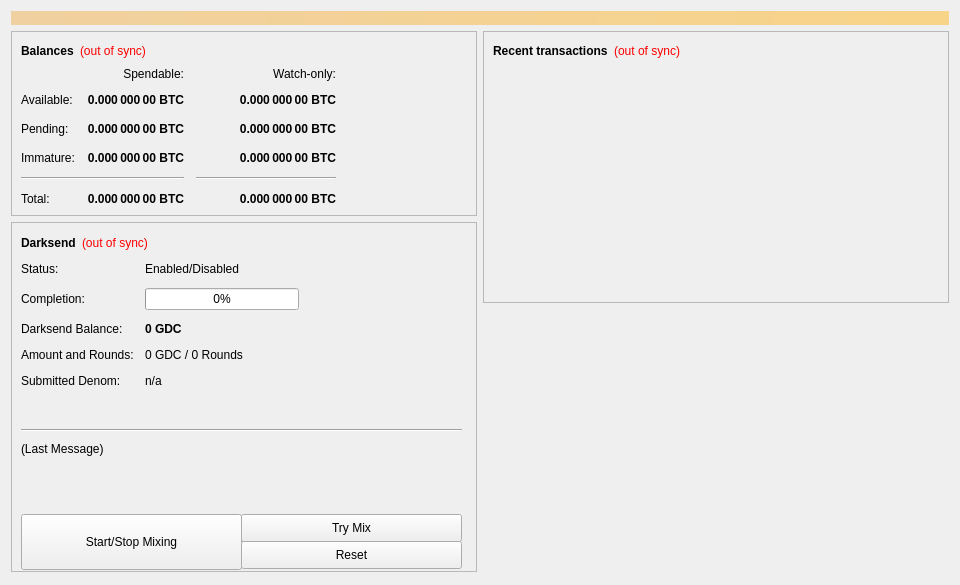
<?xml version="1.0" encoding="UTF-8"?>
<ui version="4.0">
 <class>OverviewPage</class>
 <widget class="QWidget" name="OverviewPage">
  <property name="geometry">
   <rect>
    <x>0</x>
    <y>0</y>
    <width>960</width>
    <height>585</height>
   </rect>
  </property>
  <property name="minimumSize">
   <size>
    <width>960</width>
    <height>0</height>
   </size>
  </property>
  <property name="windowTitle">
   <string>Form</string>
  </property>
  <layout class="QVBoxLayout" name="topLayout">
   <item>
    <widget class="QLabel" name="labelAlerts">
     <property name="visible">
      <bool>false</bool>
     </property>
     <property name="styleSheet">
      <string notr="true">background-color: qlineargradient(x1: 0, y1: 0, x2: 1, y2: 0, stop:0 #F0D0A0, stop:1 #F8D488); color:#000000;</string>
     </property>
     <property name="wordWrap">
      <bool>true</bool>
     </property>
     <property name="margin">
      <number>3</number>
     </property>
    </widget>
   </item>
   <item>
    <layout class="QHBoxLayout" name="horizontalLayout" stretch="1,1">
     <item>
      <layout class="QVBoxLayout" name="verticalLayout_2">
       <item>
        <widget class="QFrame" name="frame">
         <property name="frameShape">
          <enum>QFrame::StyledPanel</enum>
         </property>
         <property name="frameShadow">
          <enum>QFrame::Raised</enum>
         </property>
         <layout class="QVBoxLayout" name="verticalLayout_4">
          <item>
           <layout class="QHBoxLayout" name="horizontalLayout_4">
            <item>
             <widget class="QLabel" name="label_5">
              <property name="font">
               <font>
                <weight>75</weight>
                <bold>true</bold>
               </font>
              </property>
              <property name="text">
               <string>Balances</string>
              </property>
             </widget>
            </item>
            <item>
             <widget class="QLabel" name="labelWalletStatus">
              <property name="cursor">
               <cursorShape>WhatsThisCursor</cursorShape>
              </property>
              <property name="toolTip">
               <string>The displayed information may be out of date. Your wallet automatically synchronizes with the Gdc network after a connection is established, but this process has not completed yet.</string>
              </property>
              <property name="styleSheet">
               <string notr="true">QLabel { color: red; }</string>
              </property>
              <property name="text">
               <string notr="true">(out of sync)</string>
              </property>
              <property name="alignment">
               <set>Qt::AlignLeading|Qt::AlignLeft|Qt::AlignVCenter</set>
              </property>
             </widget>
            </item>
            <item>
             <spacer name="horizontalSpacer_3">
              <property name="orientation">
               <enum>Qt::Horizontal</enum>
              </property>
              <property name="sizeHint" stdset="0">
               <size>
                <width>40</width>
                <height>20</height>
               </size>
              </property>
             </spacer>
            </item>
           </layout>
          </item>
          <item>
           <layout class="QGridLayout" name="gridLayout">
            <property name="spacing">
             <number>12</number>
            </property>
            <item row="2" column="2">
             <widget class="QLabel" name="labelWatchPending">
              <property name="font">
               <font>
                <weight>75</weight>
                <bold>true</bold>
               </font>
              </property>
              <property name="cursor">
               <cursorShape>IBeamCursor</cursorShape>
              </property>
              <property name="toolTip">
               <string>Unconfirmed transactions to watch-only addresses</string>
              </property>
              <property name="text">
               <string notr="true">0.000 000 00 BTC</string>
              </property>
              <property name="alignment">
               <set>Qt::AlignRight|Qt::AlignTrailing|Qt::AlignVCenter</set>
              </property>
              <property name="textInteractionFlags">
               <set>Qt::LinksAccessibleByMouse|Qt::TextSelectableByKeyboard|Qt::TextSelectableByMouse</set>
              </property>
             </widget>
            </item>
            <item row="2" column="1">
             <widget class="QLabel" name="labelUnconfirmed">
              <property name="font">
               <font>
                <weight>75</weight>
                <bold>true</bold>
               </font>
              </property>
              <property name="cursor">
               <cursorShape>IBeamCursor</cursorShape>
              </property>
              <property name="toolTip">
               <string>Total of transactions that have yet to be confirmed, and do not yet count toward the spendable balance</string>
              </property>
              <property name="text">
               <string notr="true">0.000 000 00 BTC</string>
              </property>
              <property name="alignment">
               <set>Qt::AlignRight|Qt::AlignTrailing|Qt::AlignVCenter</set>
              </property>
              <property name="textInteractionFlags">
               <set>Qt::LinksAccessibleByMouse|Qt::TextSelectableByKeyboard|Qt::TextSelectableByMouse</set>
              </property>
             </widget>
            </item>
            <item row="3" column="2">
             <widget class="QLabel" name="labelWatchImmature">
              <property name="font">
               <font>
                <weight>75</weight>
                <bold>true</bold>
               </font>
              </property>
              <property name="cursor">
               <cursorShape>IBeamCursor</cursorShape>
              </property>
              <property name="toolTip">
               <string>Mined balance in watch-only addresses that has not yet matured</string>
              </property>
              <property name="text">
               <string notr="true">0.000 000 00 BTC</string>
              </property>
              <property name="alignment">
               <set>Qt::AlignRight|Qt::AlignTrailing|Qt::AlignVCenter</set>
              </property>
              <property name="textInteractionFlags">
               <set>Qt::LinksAccessibleByMouse|Qt::TextSelectableByKeyboard|Qt::TextSelectableByMouse</set>
              </property>
             </widget>
            </item>
            <item row="4" column="0" colspan="2">
             <widget class="Line" name="lineSpendableBalance">
              <property name="orientation">
               <enum>Qt::Horizontal</enum>
              </property>
             </widget>
            </item>
            <item row="4" column="2">
             <widget class="Line" name="lineWatchBalance">
              <property name="sizePolicy">
               <sizepolicy hsizetype="Preferred" vsizetype="Fixed">
                <horstretch>0</horstretch>
                <verstretch>0</verstretch>
               </sizepolicy>
              </property>
              <property name="minimumSize">
               <size>
                <width>140</width>
                <height>0</height>
               </size>
              </property>
              <property name="orientation">
               <enum>Qt::Horizontal</enum>
              </property>
             </widget>
            </item>
            <item row="5" column="0">
             <widget class="QLabel" name="labelTotalText">
              <property name="text">
               <string>Total:</string>
              </property>
             </widget>
            </item>
            <item row="3" column="1">
             <widget class="QLabel" name="labelImmature">
              <property name="font">
               <font>
                <weight>75</weight>
                <bold>true</bold>
               </font>
              </property>
              <property name="cursor">
               <cursorShape>IBeamCursor</cursorShape>
              </property>
              <property name="toolTip">
               <string>Mined balance that has not yet matured</string>
              </property>
              <property name="text">
               <string notr="true">0.000 000 00 BTC</string>
              </property>
              <property name="alignment">
               <set>Qt::AlignRight|Qt::AlignTrailing|Qt::AlignVCenter</set>
              </property>
              <property name="textInteractionFlags">
               <set>Qt::LinksAccessibleByMouse|Qt::TextSelectableByKeyboard|Qt::TextSelectableByMouse</set>
              </property>
             </widget>
            </item>
            <item row="2" column="3">
             <spacer name="horizontalSpacer_2">
              <property name="orientation">
               <enum>Qt::Horizontal</enum>
              </property>
              <property name="sizeHint" stdset="0">
               <size>
                <width>40</width>
                <height>20</height>
               </size>
              </property>
             </spacer>
            </item>
            <item row="3" column="0">
             <widget class="QLabel" name="labelImmatureText">
              <property name="text">
               <string>Immature:</string>
              </property>
             </widget>
            </item>
            <item row="5" column="1">
             <widget class="QLabel" name="labelTotal">
              <property name="font">
               <font>
                <weight>75</weight>
                <bold>true</bold>
               </font>
              </property>
              <property name="cursor">
               <cursorShape>IBeamCursor</cursorShape>
              </property>
              <property name="toolTip">
               <string>Your current total balance</string>
              </property>
              <property name="text">
               <string notr="true">0.000 000 00 BTC</string>
              </property>
              <property name="alignment">
               <set>Qt::AlignRight|Qt::AlignTrailing|Qt::AlignVCenter</set>
              </property>
              <property name="textInteractionFlags">
               <set>Qt::LinksAccessibleByMouse|Qt::TextSelectableByKeyboard|Qt::TextSelectableByMouse</set>
              </property>
             </widget>
            </item>
            <item row="5" column="2">
             <widget class="QLabel" name="labelWatchTotal">
              <property name="font">
               <font>
                <weight>75</weight>
                <bold>true</bold>
               </font>
              </property>
              <property name="cursor">
               <cursorShape>IBeamCursor</cursorShape>
              </property>
              <property name="toolTip">
               <string>Current total balance in watch-only addresses</string>
              </property>
              <property name="text">
               <string notr="true">0.000 000 00 BTC</string>
              </property>
              <property name="alignment">
               <set>Qt::AlignRight|Qt::AlignTrailing|Qt::AlignVCenter</set>
              </property>
              <property name="textInteractionFlags">
               <set>Qt::LinksAccessibleByMouse|Qt::TextSelectableByKeyboard|Qt::TextSelectableByMouse</set>
              </property>
             </widget>
            </item>
            <item row="0" column="2">
             <widget class="QLabel" name="labelWatchonly">
              <property name="text">
               <string>Watch-only:</string>
              </property>
              <property name="alignment">
               <set>Qt::AlignRight|Qt::AlignTrailing|Qt::AlignVCenter</set>
              </property>
             </widget>
            </item>
            <item row="1" column="0">
             <widget class="QLabel" name="labelBalanceText">
              <property name="text">
               <string>Available:</string>
              </property>
             </widget>
            </item>
            <item row="1" column="1">
             <widget class="QLabel" name="labelBalance">
              <property name="font">
               <font>
                <weight>75</weight>
                <bold>true</bold>
               </font>
              </property>
              <property name="cursor">
               <cursorShape>IBeamCursor</cursorShape>
              </property>
              <property name="toolTip">
               <string>Your current spendable balance</string>
              </property>
              <property name="text">
               <string notr="true">0.000 000 00 BTC</string>
              </property>
              <property name="alignment">
               <set>Qt::AlignRight|Qt::AlignTrailing|Qt::AlignVCenter</set>
              </property>
              <property name="textInteractionFlags">
               <set>Qt::LinksAccessibleByMouse|Qt::TextSelectableByKeyboard|Qt::TextSelectableByMouse</set>
              </property>
             </widget>
            </item>
            <item row="1" column="2">
             <widget class="QLabel" name="labelWatchAvailable">
              <property name="font">
               <font>
                <weight>75</weight>
                <bold>true</bold>
               </font>
              </property>
              <property name="cursor">
               <cursorShape>IBeamCursor</cursorShape>
              </property>
              <property name="toolTip">
               <string>Your current balance in watch-only addresses</string>
              </property>
              <property name="text">
               <string notr="true">0.000 000 00 BTC</string>
              </property>
              <property name="alignment">
               <set>Qt::AlignRight|Qt::AlignTrailing|Qt::AlignVCenter</set>
              </property>
              <property name="textInteractionFlags">
               <set>Qt::LinksAccessibleByMouse|Qt::TextSelectableByKeyboard|Qt::TextSelectableByMouse</set>
              </property>
             </widget>
            </item>
            <item row="2" column="0">
             <widget class="QLabel" name="labelPendingText">
              <property name="text">
               <string>Pending:</string>
              </property>
             </widget>
            </item>
            <item row="0" column="1">
             <widget class="QLabel" name="labelSpendable">
              <property name="text">
               <string>Spendable:</string>
              </property>
              <property name="alignment">
               <set>Qt::AlignRight|Qt::AlignTrailing|Qt::AlignVCenter</set>
              </property>
             </widget>
            </item>
           </layout>
          </item>
         </layout>
        </widget>
       </item>
       <item>
        <widget class="QFrame" name="frameDarksend">
         <property name="minimumSize">
          <size>
           <width>0</width>
           <height>350</height>
          </size>
         </property>
         <property name="layoutDirection">
          <enum>Qt::LeftToRight</enum>
         </property>
         <property name="frameShape">
          <enum>QFrame::StyledPanel</enum>
         </property>
         <property name="frameShadow">
          <enum>QFrame::Raised</enum>
         </property>
         <widget class="QWidget" name="formLayoutWidget">
          <property name="geometry">
           <rect>
            <x>10</x>
            <y>40</y>
            <width>451</width>
            <height>161</height>
           </rect>
          </property>
          <layout class="QFormLayout" name="formLayout">
           <property name="fieldGrowthPolicy">
            <enum>QFormLayout::AllNonFixedFieldsGrow</enum>
           </property>
           <property name="horizontalSpacing">
            <number>11</number>
           </property>
           <property name="verticalSpacing">
            <number>12</number>
           </property>
           <item row="0" column="0">
            <widget class="QLabel" name="label_6">
             <property name="text">
              <string>Status:</string>
             </property>
            </widget>
           </item>
           <item row="1" column="0">
            <widget class="QLabel" name="label_7">
             <property name="text">
              <string>Completion:</string>
             </property>
            </widget>
           </item>
           <item row="1" column="1">
            <widget class="QProgressBar" name="darksendProgress">
             <property name="maximumSize">
              <size>
               <width>154</width>
               <height>16777215</height>
              </size>
             </property>
             <property name="value">
              <number>0</number>
             </property>
            </widget>
           </item>
           <item row="2" column="0">
            <widget class="QLabel" name="labelAnonymizedText">
             <property name="text">
              <string>Darksend Balance:</string>
             </property>
            </widget>
           </item>
           <item row="2" column="1">
            <widget class="QLabel" name="labelAnonymized">
             <property name="font">
              <font>
               <weight>75</weight>
               <bold>true</bold>
              </font>
             </property>
             <property name="text">
              <string notr="true">0 GDC</string>
             </property>
            </widget>
           </item>
           <item row="3" column="0">
            <widget class="QLabel" name="label_8">
             <property name="text">
              <string>Amount and Rounds:</string>
             </property>
            </widget>
           </item>
           <item row="3" column="1">
            <widget class="QLabel" name="labelAmountRounds">
             <property name="text">
              <string>0 GDC / 0 Rounds</string>
             </property>
            </widget>
           </item>
           <item row="4" column="0">
            <widget class="QLabel" name="label_9">
             <property name="text">
              <string>Submitted Denom:</string>
             </property>
            </widget>
           </item>
           <item row="4" column="1">
            <widget class="QLabel" name="labelSubmittedDenom">
             <property name="toolTip">
              <string>The denominations you submitted to the Masternode.&lt;br&gt;To mix, other users must submit the exact same denominations.</string>
             </property>
             <property name="text">
              <string>n/a</string>
             </property>
            </widget>
           </item>
           <item row="0" column="1">
            <widget class="QLabel" name="darksendEnabled">
             <property name="text">
              <string>Enabled/Disabled</string>
             </property>
            </widget>
           </item>
          </layout>
         </widget>
         <widget class="QPushButton" name="runAutoDenom">
          <property name="geometry">
           <rect>
            <x>251</x>
            <y>17</y>
            <width>1</width>
            <height>1</height>
           </rect>
          </property>
          <property name="palette">
           <palette>
            <active>
             <colorrole role="WindowText">
              <brush brushstyle="SolidPattern">
               <color alpha="255">
                <red>0</red>
                <green>0</green>
                <blue>0</blue>
               </color>
              </brush>
             </colorrole>
             <colorrole role="Button">
              <brush brushstyle="SolidPattern">
               <color alpha="255">
                <red>239</red>
                <green>238</green>
                <blue>238</blue>
               </color>
              </brush>
             </colorrole>
             <colorrole role="Light">
              <brush brushstyle="SolidPattern">
               <color alpha="255">
                <red>255</red>
                <green>255</green>
                <blue>255</blue>
               </color>
              </brush>
             </colorrole>
             <colorrole role="Midlight">
              <brush brushstyle="SolidPattern">
               <color alpha="255">
                <red>247</red>
                <green>246</green>
                <blue>246</blue>
               </color>
              </brush>
             </colorrole>
             <colorrole role="Dark">
              <brush brushstyle="SolidPattern">
               <color alpha="255">
                <red>119</red>
                <green>119</green>
                <blue>119</blue>
               </color>
              </brush>
             </colorrole>
             <colorrole role="Mid">
              <brush brushstyle="SolidPattern">
               <color alpha="255">
                <red>159</red>
                <green>159</green>
                <blue>159</blue>
               </color>
              </brush>
             </colorrole>
             <colorrole role="Text">
              <brush brushstyle="SolidPattern">
               <color alpha="255">
                <red>0</red>
                <green>0</green>
                <blue>0</blue>
               </color>
              </brush>
             </colorrole>
             <colorrole role="BrightText">
              <brush brushstyle="SolidPattern">
               <color alpha="255">
                <red>255</red>
                <green>255</green>
                <blue>255</blue>
               </color>
              </brush>
             </colorrole>
             <colorrole role="ButtonText">
              <brush brushstyle="SolidPattern">
               <color alpha="255">
                <red>0</red>
                <green>0</green>
                <blue>0</blue>
               </color>
              </brush>
             </colorrole>
             <colorrole role="Base">
              <brush brushstyle="SolidPattern">
               <color alpha="255">
                <red>255</red>
                <green>255</green>
                <blue>255</blue>
               </color>
              </brush>
             </colorrole>
             <colorrole role="Window">
              <brush brushstyle="SolidPattern">
               <color alpha="255">
                <red>239</red>
                <green>238</green>
                <blue>238</blue>
               </color>
              </brush>
             </colorrole>
             <colorrole role="Shadow">
              <brush brushstyle="SolidPattern">
               <color alpha="255">
                <red>0</red>
                <green>0</green>
                <blue>0</blue>
               </color>
              </brush>
             </colorrole>
             <colorrole role="AlternateBase">
              <brush brushstyle="SolidPattern">
               <color alpha="255">
                <red>247</red>
                <green>246</green>
                <blue>246</blue>
               </color>
              </brush>
             </colorrole>
             <colorrole role="ToolTipBase">
              <brush brushstyle="SolidPattern">
               <color alpha="255">
                <red>255</red>
                <green>255</green>
                <blue>220</blue>
               </color>
              </brush>
             </colorrole>
             <colorrole role="ToolTipText">
              <brush brushstyle="SolidPattern">
               <color alpha="255">
                <red>0</red>
                <green>0</green>
                <blue>0</blue>
               </color>
              </brush>
             </colorrole>
            </active>
            <inactive>
             <colorrole role="WindowText">
              <brush brushstyle="SolidPattern">
               <color alpha="255">
                <red>0</red>
                <green>0</green>
                <blue>0</blue>
               </color>
              </brush>
             </colorrole>
             <colorrole role="Button">
              <brush brushstyle="SolidPattern">
               <color alpha="255">
                <red>239</red>
                <green>238</green>
                <blue>238</blue>
               </color>
              </brush>
             </colorrole>
             <colorrole role="Light">
              <brush brushstyle="SolidPattern">
               <color alpha="255">
                <red>255</red>
                <green>255</green>
                <blue>255</blue>
               </color>
              </brush>
             </colorrole>
             <colorrole role="Midlight">
              <brush brushstyle="SolidPattern">
               <color alpha="255">
                <red>247</red>
                <green>246</green>
                <blue>246</blue>
               </color>
              </brush>
             </colorrole>
             <colorrole role="Dark">
              <brush brushstyle="SolidPattern">
               <color alpha="255">
                <red>119</red>
                <green>119</green>
                <blue>119</blue>
               </color>
              </brush>
             </colorrole>
             <colorrole role="Mid">
              <brush brushstyle="SolidPattern">
               <color alpha="255">
                <red>159</red>
                <green>159</green>
                <blue>159</blue>
               </color>
              </brush>
             </colorrole>
             <colorrole role="Text">
              <brush brushstyle="SolidPattern">
               <color alpha="255">
                <red>0</red>
                <green>0</green>
                <blue>0</blue>
               </color>
              </brush>
             </colorrole>
             <colorrole role="BrightText">
              <brush brushstyle="SolidPattern">
               <color alpha="255">
                <red>255</red>
                <green>255</green>
                <blue>255</blue>
               </color>
              </brush>
             </colorrole>
             <colorrole role="ButtonText">
              <brush brushstyle="SolidPattern">
               <color alpha="255">
                <red>0</red>
                <green>0</green>
                <blue>0</blue>
               </color>
              </brush>
             </colorrole>
             <colorrole role="Base">
              <brush brushstyle="SolidPattern">
               <color alpha="255">
                <red>255</red>
                <green>255</green>
                <blue>255</blue>
               </color>
              </brush>
             </colorrole>
             <colorrole role="Window">
              <brush brushstyle="SolidPattern">
               <color alpha="255">
                <red>239</red>
                <green>238</green>
                <blue>238</blue>
               </color>
              </brush>
             </colorrole>
             <colorrole role="Shadow">
              <brush brushstyle="SolidPattern">
               <color alpha="255">
                <red>0</red>
                <green>0</green>
                <blue>0</blue>
               </color>
              </brush>
             </colorrole>
             <colorrole role="AlternateBase">
              <brush brushstyle="SolidPattern">
               <color alpha="255">
                <red>247</red>
                <green>246</green>
                <blue>246</blue>
               </color>
              </brush>
             </colorrole>
             <colorrole role="ToolTipBase">
              <brush brushstyle="SolidPattern">
               <color alpha="255">
                <red>255</red>
                <green>255</green>
                <blue>220</blue>
               </color>
              </brush>
             </colorrole>
             <colorrole role="ToolTipText">
              <brush brushstyle="SolidPattern">
               <color alpha="255">
                <red>0</red>
                <green>0</green>
                <blue>0</blue>
               </color>
              </brush>
             </colorrole>
            </inactive>
            <disabled>
             <colorrole role="WindowText">
              <brush brushstyle="SolidPattern">
               <color alpha="255">
                <red>119</red>
                <green>119</green>
                <blue>119</blue>
               </color>
              </brush>
             </colorrole>
             <colorrole role="Button">
              <brush brushstyle="SolidPattern">
               <color alpha="255">
                <red>239</red>
                <green>238</green>
                <blue>238</blue>
               </color>
              </brush>
             </colorrole>
             <colorrole role="Light">
              <brush brushstyle="SolidPattern">
               <color alpha="255">
                <red>255</red>
                <green>255</green>
                <blue>255</blue>
               </color>
              </brush>
             </colorrole>
             <colorrole role="Midlight">
              <brush brushstyle="SolidPattern">
               <color alpha="255">
                <red>247</red>
                <green>246</green>
                <blue>246</blue>
               </color>
              </brush>
             </colorrole>
             <colorrole role="Dark">
              <brush brushstyle="SolidPattern">
               <color alpha="255">
                <red>119</red>
                <green>119</green>
                <blue>119</blue>
               </color>
              </brush>
             </colorrole>
             <colorrole role="Mid">
              <brush brushstyle="SolidPattern">
               <color alpha="255">
                <red>159</red>
                <green>159</green>
                <blue>159</blue>
               </color>
              </brush>
             </colorrole>
             <colorrole role="Text">
              <brush brushstyle="SolidPattern">
               <color alpha="255">
                <red>119</red>
                <green>119</green>
                <blue>119</blue>
               </color>
              </brush>
             </colorrole>
             <colorrole role="BrightText">
              <brush brushstyle="SolidPattern">
               <color alpha="255">
                <red>255</red>
                <green>255</green>
                <blue>255</blue>
               </color>
              </brush>
             </colorrole>
             <colorrole role="ButtonText">
              <brush brushstyle="SolidPattern">
               <color alpha="255">
                <red>119</red>
                <green>119</green>
                <blue>119</blue>
               </color>
              </brush>
             </colorrole>
             <colorrole role="Base">
              <brush brushstyle="SolidPattern">
               <color alpha="255">
                <red>239</red>
                <green>238</green>
                <blue>238</blue>
               </color>
              </brush>
             </colorrole>
             <colorrole role="Window">
              <brush brushstyle="SolidPattern">
               <color alpha="255">
                <red>239</red>
                <green>238</green>
                <blue>238</blue>
               </color>
              </brush>
             </colorrole>
             <colorrole role="Shadow">
              <brush brushstyle="SolidPattern">
               <color alpha="255">
                <red>0</red>
                <green>0</green>
                <blue>0</blue>
               </color>
              </brush>
             </colorrole>
             <colorrole role="AlternateBase">
              <brush brushstyle="SolidPattern">
               <color alpha="255">
                <red>239</red>
                <green>238</green>
                <blue>238</blue>
               </color>
              </brush>
             </colorrole>
             <colorrole role="ToolTipBase">
              <brush brushstyle="SolidPattern">
               <color alpha="255">
                <red>255</red>
                <green>255</green>
                <blue>220</blue>
               </color>
              </brush>
             </colorrole>
             <colorrole role="ToolTipText">
              <brush brushstyle="SolidPattern">
               <color alpha="255">
                <red>0</red>
                <green>0</green>
                <blue>0</blue>
               </color>
              </brush>
             </colorrole>
            </disabled>
           </palette>
          </property>
          <property name="focusPolicy">
           <enum>Qt::NoFocus</enum>
          </property>
          <property name="autoFillBackground">
           <bool>true</bool>
          </property>
          <property name="text">
           <string/>
          </property>
          <property name="flat">
           <bool>true</bool>
          </property>
         </widget>
         <widget class="QPushButton" name="toggleDarksend">
          <property name="geometry">
           <rect>
            <x>10</x>
            <y>292</y>
            <width>221</width>
            <height>56</height>
           </rect>
          </property>
          <property name="sizePolicy">
           <sizepolicy hsizetype="MinimumExpanding" vsizetype="Fixed">
            <horstretch>0</horstretch>
            <verstretch>0</verstretch>
           </sizepolicy>
          </property>
          <property name="text">
           <string>Start/Stop Mixing</string>
          </property>
         </widget>
         <widget class="Line" name="lineLastMessage">
          <property name="geometry">
           <rect>
            <x>10</x>
            <y>200</y>
            <width>441</width>
            <height>16</height>
           </rect>
          </property>
          <property name="orientation">
           <enum>Qt::Horizontal</enum>
          </property>
         </widget>
         <widget class="QLabel" name="darksendStatus">
          <property name="geometry">
           <rect>
            <x>10</x>
            <y>220</y>
            <width>451</width>
            <height>61</height>
           </rect>
          </property>
          <property name="minimumSize">
           <size>
            <width>288</width>
            <height>43</height>
           </size>
          </property>
          <property name="text">
           <string>(Last Message)</string>
          </property>
          <property name="alignment">
           <set>Qt::AlignLeading|Qt::AlignLeft|Qt::AlignTop</set>
          </property>
          <property name="wordWrap">
           <bool>true</bool>
          </property>
         </widget>
         <widget class="QPushButton" name="darksendAuto">
          <property name="geometry">
           <rect>
            <x>230</x>
            <y>292</y>
            <width>221</width>
            <height>28</height>
           </rect>
          </property>
          <property name="sizePolicy">
           <sizepolicy hsizetype="MinimumExpanding" vsizetype="Fixed">
            <horstretch>0</horstretch>
            <verstretch>0</verstretch>
           </sizepolicy>
          </property>
          <property name="toolTip">
           <string>Try to manually submit a Darksend request.</string>
          </property>
          <property name="text">
           <string>Try Mix</string>
          </property>
         </widget>
         <widget class="QPushButton" name="darksendReset">
          <property name="geometry">
           <rect>
            <x>230</x>
            <y>319</y>
            <width>221</width>
            <height>28</height>
           </rect>
          </property>
          <property name="sizePolicy">
           <sizepolicy hsizetype="MinimumExpanding" vsizetype="Fixed">
            <horstretch>0</horstretch>
            <verstretch>0</verstretch>
           </sizepolicy>
          </property>
          <property name="toolTip">
           <string>Reset the current status of Darksend (can interrupt Darksend if it's in the process of Mixing, which can cost you money!)</string>
          </property>
          <property name="autoFillBackground">
           <bool>false</bool>
          </property>
          <property name="text">
           <string>Reset</string>
          </property>
         </widget>
         <widget class="QWidget" name="layoutWidget">
          <property name="geometry">
           <rect>
            <x>10</x>
            <y>10</y>
            <width>431</width>
            <height>22</height>
           </rect>
          </property>
          <layout class="QHBoxLayout" name="horizontalLayout_5">
           <item>
            <widget class="QLabel" name="label_2">
             <property name="font">
              <font>
               <weight>75</weight>
               <bold>true</bold>
              </font>
             </property>
             <property name="text">
              <string>Darksend</string>
             </property>
            </widget>
           </item>
           <item>
            <widget class="QLabel" name="labelDarksendSyncStatus">
             <property name="toolTip">
              <string>The displayed information may be out of date. Your wallet automatically synchronizes with the Gdc network after a connection is established, but this process has not completed yet.</string>
             </property>
             <property name="styleSheet">
              <string notr="true">QLabel { color: red; }</string>
             </property>
             <property name="text">
              <string notr="true">(out of sync)</string>
             </property>
             <property name="alignment">
              <set>Qt::AlignLeading|Qt::AlignLeft|Qt::AlignVCenter</set>
             </property>
            </widget>
           </item>
           <item>
            <spacer name="horizontalSpacer_4">
             <property name="orientation">
              <enum>Qt::Horizontal</enum>
             </property>
             <property name="sizeHint" stdset="0">
              <size>
               <width>40</width>
               <height>20</height>
              </size>
             </property>
            </spacer>
           </item>
          </layout>
         </widget>
        </widget>
       </item>
       <item>
        <spacer name="verticalSpacer">
         <property name="orientation">
          <enum>Qt::Vertical</enum>
         </property>
         <property name="sizeHint" stdset="0">
          <size>
           <width>20</width>
           <height>40</height>
          </size>
         </property>
        </spacer>
       </item>
      </layout>
     </item>
     <item>
      <layout class="QVBoxLayout" name="verticalLayout_3">
       <item>
        <widget class="QFrame" name="frame_2">
         <property name="frameShape">
          <enum>QFrame::StyledPanel</enum>
         </property>
         <property name="frameShadow">
          <enum>QFrame::Raised</enum>
         </property>
         <layout class="QVBoxLayout" name="verticalLayout">
          <item>
           <layout class="QHBoxLayout" name="horizontalLayout_2">
            <item>
             <widget class="QLabel" name="label_4">
              <property name="font">
               <font>
                <weight>75</weight>
                <bold>true</bold>
               </font>
              </property>
              <property name="text">
               <string>Recent transactions</string>
              </property>
             </widget>
            </item>
            <item>
             <widget class="QLabel" name="labelTransactionsStatus">
              <property name="cursor">
               <cursorShape>WhatsThisCursor</cursorShape>
              </property>
              <property name="toolTip">
               <string>The displayed information may be out of date. Your wallet automatically synchronizes with the Gdc network after a connection is established, but this process has not completed yet.</string>
              </property>
              <property name="styleSheet">
               <string notr="true">QLabel { color: red; }</string>
              </property>
              <property name="text">
               <string notr="true">(out of sync)</string>
              </property>
              <property name="alignment">
               <set>Qt::AlignRight|Qt::AlignTrailing|Qt::AlignVCenter</set>
              </property>
             </widget>
            </item>
            <item>
             <spacer name="horizontalSpacer">
              <property name="orientation">
               <enum>Qt::Horizontal</enum>
              </property>
              <property name="sizeHint" stdset="0">
               <size>
                <width>40</width>
                <height>20</height>
               </size>
              </property>
             </spacer>
            </item>
           </layout>
          </item>
          <item>
           <widget class="QListView" name="listTransactions">
            <property name="styleSheet">
             <string notr="true">QListView { background: transparent; }</string>
            </property>
            <property name="frameShape">
             <enum>QFrame::NoFrame</enum>
            </property>
            <property name="verticalScrollBarPolicy">
             <enum>Qt::ScrollBarAlwaysOff</enum>
            </property>
            <property name="horizontalScrollBarPolicy">
             <enum>Qt::ScrollBarAlwaysOff</enum>
            </property>
            <property name="selectionMode">
             <enum>QAbstractItemView::NoSelection</enum>
            </property>
           </widget>
          </item>
         </layout>
        </widget>
       </item>
       <item>
        <spacer name="verticalSpacer_2">
         <property name="orientation">
          <enum>Qt::Vertical</enum>
         </property>
         <property name="sizeHint" stdset="0">
          <size>
           <width>20</width>
           <height>40</height>
          </size>
         </property>
        </spacer>
       </item>
      </layout>
     </item>
    </layout>
   </item>
  </layout>
 </widget>
 <resources/>
 <connections/>
</ui>
